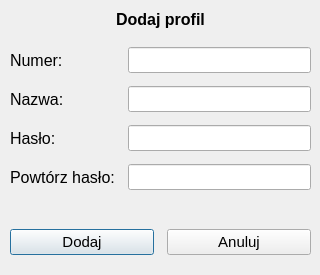
<?xml version="1.0" encoding="UTF-8"?>
<ui version="4.0">
 <class>OknoNowegoProfilu</class>
 <widget class="QDialog" name="OknoNowegoProfilu">
  <property name="geometry">
   <rect>
    <x>0</x>
    <y>0</y>
    <width>320</width>
    <height>275</height>
   </rect>
  </property>
  <property name="sizePolicy">
   <sizepolicy hsizetype="Fixed" vsizetype="Fixed">
    <horstretch>0</horstretch>
    <verstretch>0</verstretch>
   </sizepolicy>
  </property>
  <property name="minimumSize">
   <size>
    <width>320</width>
    <height>275</height>
   </size>
  </property>
  <property name="maximumSize">
   <size>
    <width>320</width>
    <height>275</height>
   </size>
  </property>
  <property name="windowTitle">
   <string>Dialog</string>
  </property>
  <widget class="QWidget" name="formLayoutWidget">
   <property name="geometry">
    <rect>
     <x>10</x>
     <y>10</y>
     <width>301</width>
     <height>251</height>
    </rect>
   </property>
   <layout class="QFormLayout" name="formLayout">
    <property name="fieldGrowthPolicy">
     <enum>QFormLayout::AllNonFixedFieldsGrow</enum>
    </property>
    <property name="horizontalSpacing">
     <number>13</number>
    </property>
    <property name="verticalSpacing">
     <number>13</number>
    </property>
    <property name="bottomMargin">
     <number>0</number>
    </property>
    <item row="0" column="0" colspan="2">
     <widget class="QLabel" name="labelTytul">
      <property name="sizePolicy">
       <sizepolicy hsizetype="Preferred" vsizetype="Preferred">
        <horstretch>0</horstretch>
        <verstretch>0</verstretch>
       </sizepolicy>
      </property>
      <property name="font">
       <font>
        <family>Segoe UI</family>
        <pointsize>12</pointsize>
        <weight>75</weight>
        <bold>true</bold>
       </font>
      </property>
      <property name="styleSheet">
       <string notr="true">margin-bottom: 5px;</string>
      </property>
      <property name="text">
       <string>Dodaj profil</string>
      </property>
      <property name="alignment">
       <set>Qt::AlignCenter</set>
      </property>
     </widget>
    </item>
    <item row="1" column="0">
     <widget class="QLabel" name="labelNr">
      <property name="font">
       <font>
        <family>Segoe UI</family>
        <pointsize>12</pointsize>
       </font>
      </property>
      <property name="text">
       <string>Numer:</string>
      </property>
     </widget>
    </item>
    <item row="1" column="1">
     <widget class="QLineEdit" name="nr">
      <property name="font">
       <font>
        <family>Segoe UI</family>
        <pointsize>11</pointsize>
       </font>
      </property>
      <property name="inputMethodHints">
       <set>Qt::ImhNone</set>
      </property>
     </widget>
    </item>
    <item row="2" column="0">
     <widget class="QLabel" name="labelNazwa">
      <property name="font">
       <font>
        <family>Segoe UI</family>
        <pointsize>12</pointsize>
       </font>
      </property>
      <property name="text">
       <string>Nazwa:</string>
      </property>
     </widget>
    </item>
    <item row="2" column="1">
     <widget class="QLineEdit" name="nazwa">
      <property name="font">
       <font>
        <family>Segoe UI</family>
        <pointsize>11</pointsize>
       </font>
      </property>
     </widget>
    </item>
    <item row="3" column="0">
     <widget class="QLabel" name="labelHaslo">
      <property name="font">
       <font>
        <family>Segoe UI</family>
        <pointsize>12</pointsize>
       </font>
      </property>
      <property name="text">
       <string>Hasło:</string>
      </property>
     </widget>
    </item>
    <item row="3" column="1">
     <widget class="QLineEdit" name="haslo">
      <property name="font">
       <font>
        <family>Segoe UI</family>
        <pointsize>11</pointsize>
       </font>
      </property>
      <property name="echoMode">
       <enum>QLineEdit::Password</enum>
      </property>
     </widget>
    </item>
    <item row="4" column="0">
     <widget class="QLabel" name="labelHasloPowtorz">
      <property name="font">
       <font>
        <family>Segoe UI</family>
        <pointsize>12</pointsize>
       </font>
      </property>
      <property name="text">
       <string>Powtórz hasło:</string>
      </property>
     </widget>
    </item>
    <item row="4" column="1">
     <widget class="QLineEdit" name="hasloPowtorz">
      <property name="font">
       <font>
        <family>Segoe UI</family>
        <pointsize>11</pointsize>
       </font>
      </property>
      <property name="echoMode">
       <enum>QLineEdit::Password</enum>
      </property>
     </widget>
    </item>
    <item row="5" column="0" colspan="2">
     <spacer name="verticalSpacer">
      <property name="orientation">
       <enum>Qt::Vertical</enum>
      </property>
      <property name="sizeType">
       <enum>QSizePolicy::Fixed</enum>
      </property>
      <property name="sizeHint" stdset="0">
       <size>
        <width>20</width>
        <height>0</height>
       </size>
      </property>
     </spacer>
    </item>
    <item row="7" column="0" colspan="2">
     <layout class="QHBoxLayout" name="horizontalLayout">
      <item>
       <widget class="QPushButton" name="dodaj">
        <property name="font">
         <font>
          <family>Segoe UI</family>
          <pointsize>11</pointsize>
         </font>
        </property>
        <property name="text">
         <string>Dodaj</string>
        </property>
       </widget>
      </item>
      <item>
       <widget class="QPushButton" name="anuluj">
        <property name="font">
         <font>
          <family>Segoe UI</family>
          <pointsize>11</pointsize>
         </font>
        </property>
        <property name="text">
         <string>Anuluj</string>
        </property>
       </widget>
      </item>
     </layout>
    </item>
    <item row="6" column="0" colspan="2">
     <spacer name="verticalSpacer_3">
      <property name="orientation">
       <enum>Qt::Vertical</enum>
      </property>
      <property name="sizeType">
       <enum>QSizePolicy::Fixed</enum>
      </property>
      <property name="sizeHint" stdset="0">
       <size>
        <width>20</width>
        <height>0</height>
       </size>
      </property>
     </spacer>
    </item>
   </layout>
  </widget>
 </widget>
 <resources/>
 <connections/>
</ui>
